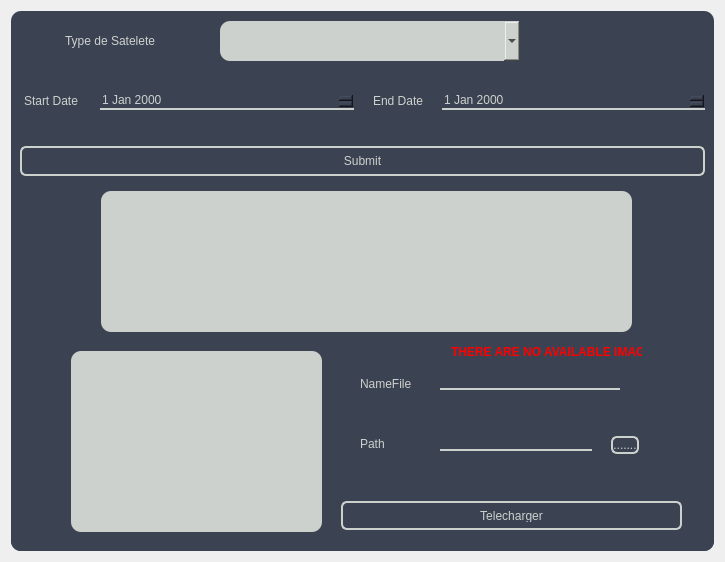
<?xml version="1.0" encoding="UTF-8"?>
<ui version="4.0">
 <class>ImageDownloadDialogBase</class>
 <widget class="QDialog" name="ImageDownloadDialogBase">
  <property name="geometry">
   <rect>
    <x>0</x>
    <y>0</y>
    <width>725</width>
    <height>562</height>
   </rect>
  </property>
  <property name="maximumSize">
   <size>
    <width>1000</width>
    <height>700</height>
   </size>
  </property>
  <property name="windowTitle">
   <string>ImageDownload</string>
  </property>
  <layout class="QVBoxLayout" name="verticalLayout">
   <item>
    <widget class="QFrame" name="frame">
     <property name="styleSheet">
      <string notr="true">background:rgb(59,66,82);
border-radius:10px;</string>
     </property>
     <property name="frameShape">
      <enum>QFrame::StyledPanel</enum>
     </property>
     <property name="frameShadow">
      <enum>QFrame::Raised</enum>
     </property>
     <layout class="QVBoxLayout" name="verticalLayout_2">
      <property name="spacing">
       <number>0</number>
      </property>
      <property name="leftMargin">
       <number>0</number>
      </property>
      <property name="topMargin">
       <number>0</number>
      </property>
      <property name="rightMargin">
       <number>0</number>
      </property>
      <property name="bottomMargin">
       <number>0</number>
      </property>
      <item>
       <widget class="QFrame" name="frame_2">
        <property name="maximumSize">
         <size>
          <width>16777215</width>
          <height>60</height>
         </size>
        </property>
        <property name="styleSheet">
         <string notr="true">background:none;</string>
        </property>
        <property name="frameShape">
         <enum>QFrame::StyledPanel</enum>
        </property>
        <property name="frameShadow">
         <enum>QFrame::Raised</enum>
        </property>
        <layout class="QHBoxLayout" name="horizontalLayout">
         <property name="spacing">
          <number>0</number>
         </property>
         <property name="leftMargin">
          <number>0</number>
         </property>
         <property name="topMargin">
          <number>0</number>
         </property>
         <property name="rightMargin">
          <number>0</number>
         </property>
         <property name="bottomMargin">
          <number>0</number>
         </property>
         <item>
          <widget class="QFrame" name="frame_13">
           <property name="frameShape">
            <enum>QFrame::StyledPanel</enum>
           </property>
           <property name="frameShadow">
            <enum>QFrame::Raised</enum>
           </property>
           <layout class="QHBoxLayout" name="horizontalLayout_5">
            <property name="spacing">
             <number>0</number>
            </property>
            <property name="leftMargin">
             <number>0</number>
            </property>
            <property name="topMargin">
             <number>0</number>
            </property>
            <property name="rightMargin">
             <number>0</number>
            </property>
            <property name="bottomMargin">
             <number>0</number>
            </property>
            <item>
             <widget class="QFrame" name="frame_14">
              <property name="maximumSize">
               <size>
                <width>200</width>
                <height>16777215</height>
               </size>
              </property>
              <property name="frameShape">
               <enum>QFrame::StyledPanel</enum>
              </property>
              <property name="frameShadow">
               <enum>QFrame::Raised</enum>
              </property>
              <layout class="QVBoxLayout" name="verticalLayout_8">
               <item alignment="Qt::AlignHCenter">
                <widget class="QLabel" name="label_3">
                 <property name="styleSheet">
                  <string notr="true">font: 63 10pt &quot;Segoe UI Semibold&quot;;
color: rgb(205, 209, 205);</string>
                 </property>
                 <property name="text">
                  <string>Type de Satelete</string>
                 </property>
                </widget>
               </item>
              </layout>
             </widget>
            </item>
            <item>
             <widget class="QFrame" name="frame_15">
              <property name="frameShape">
               <enum>QFrame::StyledPanel</enum>
              </property>
              <property name="frameShadow">
               <enum>QFrame::Raised</enum>
              </property>
              <layout class="QVBoxLayout" name="verticalLayout_9">
               <item>
                <widget class="QComboBox" name="comboBox">
                 <property name="maximumSize">
                  <size>
                   <width>300</width>
                   <height>40</height>
                  </size>
                 </property>
                 <property name="styleSheet">
                  <string notr="true">background-color: rgb(205, 209, 205);</string>
                 </property>
                </widget>
               </item>
              </layout>
             </widget>
            </item>
           </layout>
          </widget>
         </item>
        </layout>
       </widget>
      </item>
      <item>
       <widget class="QFrame" name="frame_4">
        <property name="maximumSize">
         <size>
          <width>16777215</width>
          <height>60</height>
         </size>
        </property>
        <property name="styleSheet">
         <string notr="true">background:none;</string>
        </property>
        <property name="frameShape">
         <enum>QFrame::StyledPanel</enum>
        </property>
        <property name="frameShadow">
         <enum>QFrame::Raised</enum>
        </property>
        <layout class="QHBoxLayout" name="horizontalLayout_2">
         <property name="spacing">
          <number>0</number>
         </property>
         <property name="leftMargin">
          <number>0</number>
         </property>
         <property name="topMargin">
          <number>0</number>
         </property>
         <property name="rightMargin">
          <number>0</number>
         </property>
         <property name="bottomMargin">
          <number>0</number>
         </property>
         <item>
          <widget class="QFrame" name="frame_7">
           <property name="frameShape">
            <enum>QFrame::StyledPanel</enum>
           </property>
           <property name="frameShadow">
            <enum>QFrame::Raised</enum>
           </property>
           <layout class="QHBoxLayout" name="horizontalLayout_3">
            <property name="spacing">
             <number>0</number>
            </property>
            <property name="leftMargin">
             <number>0</number>
            </property>
            <property name="topMargin">
             <number>0</number>
            </property>
            <property name="rightMargin">
             <number>0</number>
            </property>
            <property name="bottomMargin">
             <number>0</number>
            </property>
            <item>
             <widget class="QFrame" name="frame_10">
              <property name="maximumSize">
               <size>
                <width>80</width>
                <height>16777215</height>
               </size>
              </property>
              <property name="frameShape">
               <enum>QFrame::StyledPanel</enum>
              </property>
              <property name="frameShadow">
               <enum>QFrame::Raised</enum>
              </property>
              <layout class="QVBoxLayout" name="verticalLayout_4">
               <property name="spacing">
                <number>0</number>
               </property>
               <property name="leftMargin">
                <number>0</number>
               </property>
               <property name="topMargin">
                <number>0</number>
               </property>
               <property name="rightMargin">
                <number>0</number>
               </property>
               <property name="bottomMargin">
                <number>0</number>
               </property>
               <item alignment="Qt::AlignHCenter">
                <widget class="QLabel" name="label">
                 <property name="styleSheet">
                  <string notr="true">font: 63 10pt &quot;Segoe UI Semibold&quot;;
color: rgb(205, 209, 205);</string>
                 </property>
                 <property name="text">
                  <string>Start Date</string>
                 </property>
                </widget>
               </item>
              </layout>
             </widget>
            </item>
            <item>
             <widget class="QFrame" name="frame_9">
              <property name="frameShape">
               <enum>QFrame::StyledPanel</enum>
              </property>
              <property name="frameShadow">
               <enum>QFrame::Raised</enum>
              </property>
              <layout class="QVBoxLayout" name="verticalLayout_6">
               <item>
                <widget class="QDateEdit" name="start_Date_Edit">
                 <property name="styleSheet">
                  <string notr="true">QDateEdit{
background-color: rgb(59, 66, 82);
border:none;
border-bottom:2px solid  rgb(205, 209, 205);
color: rgb(205, 209, 205);
font: 63 10pt &quot;Segoe UI Semibold&quot;;
border-radius:0px;
}
QLineEdit::hover{
background-color: rgb(59, 66, 82);
border:none;
border-bottom:2px solid white;
font: 63 10pt &quot;Segoe UI Semibold&quot;;
border-radius:0px;
}</string>
                 </property>
                </widget>
               </item>
              </layout>
             </widget>
            </item>
           </layout>
          </widget>
         </item>
         <item>
          <widget class="QFrame" name="frame_8">
           <property name="frameShape">
            <enum>QFrame::StyledPanel</enum>
           </property>
           <property name="frameShadow">
            <enum>QFrame::Raised</enum>
           </property>
           <layout class="QHBoxLayout" name="horizontalLayout_4">
            <property name="spacing">
             <number>0</number>
            </property>
            <property name="leftMargin">
             <number>0</number>
            </property>
            <property name="topMargin">
             <number>0</number>
            </property>
            <property name="rightMargin">
             <number>0</number>
            </property>
            <property name="bottomMargin">
             <number>0</number>
            </property>
            <item>
             <widget class="QFrame" name="frame_11">
              <property name="maximumSize">
               <size>
                <width>70</width>
                <height>16777215</height>
               </size>
              </property>
              <property name="frameShape">
               <enum>QFrame::StyledPanel</enum>
              </property>
              <property name="frameShadow">
               <enum>QFrame::Raised</enum>
              </property>
              <layout class="QVBoxLayout" name="verticalLayout_5">
               <property name="spacing">
                <number>0</number>
               </property>
               <property name="leftMargin">
                <number>0</number>
               </property>
               <property name="topMargin">
                <number>0</number>
               </property>
               <property name="rightMargin">
                <number>0</number>
               </property>
               <property name="bottomMargin">
                <number>0</number>
               </property>
               <item alignment="Qt::AlignHCenter">
                <widget class="QLabel" name="label_2">
                 <property name="styleSheet">
                  <string notr="true">font: 63 10pt &quot;Segoe UI Semibold&quot;;
color: rgb(205, 209, 205);</string>
                 </property>
                 <property name="text">
                  <string>End Date</string>
                 </property>
                </widget>
               </item>
              </layout>
             </widget>
            </item>
            <item>
             <widget class="QFrame" name="frame_12">
              <property name="frameShape">
               <enum>QFrame::StyledPanel</enum>
              </property>
              <property name="frameShadow">
               <enum>QFrame::Raised</enum>
              </property>
              <layout class="QVBoxLayout" name="verticalLayout_7">
               <item>
                <widget class="QDateEdit" name="end_Date_Edit">
                 <property name="styleSheet">
                  <string notr="true">QDateEdit{
background-color: rgb(59, 66, 82);
border:none;
border-bottom:2px solid  rgb(205, 209, 205);
color: rgb(205, 209, 205);
font: 63 10pt &quot;Segoe UI Semibold&quot;;
border-radius:0px;
}
QLineEdit::hover{
background-color: rgb(59, 66, 82);
border:none;
border-bottom:2px solid white;
font: 63 10pt &quot;Segoe UI Semibold&quot;;
border-radius:0px;
}</string>
                 </property>
                </widget>
               </item>
              </layout>
             </widget>
            </item>
           </layout>
          </widget>
         </item>
        </layout>
       </widget>
      </item>
      <item>
       <widget class="QFrame" name="frame_3">
        <property name="frameShape">
         <enum>QFrame::StyledPanel</enum>
        </property>
        <property name="frameShadow">
         <enum>QFrame::Raised</enum>
        </property>
        <layout class="QVBoxLayout" name="verticalLayout_3">
         <property name="spacing">
          <number>0</number>
         </property>
         <property name="leftMargin">
          <number>0</number>
         </property>
         <property name="topMargin">
          <number>0</number>
         </property>
         <property name="rightMargin">
          <number>0</number>
         </property>
         <property name="bottomMargin">
          <number>0</number>
         </property>
         <item>
          <widget class="QFrame" name="frame_5">
           <property name="frameShape">
            <enum>QFrame::NoFrame</enum>
           </property>
           <property name="frameShadow">
            <enum>QFrame::Raised</enum>
           </property>
           <layout class="QVBoxLayout" name="verticalLayout_10">
            <property name="spacing">
             <number>0</number>
            </property>
            <property name="leftMargin">
             <number>0</number>
            </property>
            <property name="topMargin">
             <number>0</number>
            </property>
            <property name="rightMargin">
             <number>0</number>
            </property>
            <property name="bottomMargin">
             <number>0</number>
            </property>
            <item>
             <widget class="QFrame" name="frame_16">
              <property name="maximumSize">
               <size>
                <width>16777215</width>
                <height>60</height>
               </size>
              </property>
              <property name="frameShape">
               <enum>QFrame::NoFrame</enum>
              </property>
              <property name="frameShadow">
               <enum>QFrame::Raised</enum>
              </property>
              <layout class="QHBoxLayout" name="horizontalLayout_6">
               <item>
                <widget class="QPushButton" name="search_Button">
                 <property name="styleSheet">
                  <string notr="true">QPushButton{
border:none;
border:2px solid rgb(205, 209, 205);;
color:rgb(205, 209, 205);;
border-radius:6px;
padding:6px;
}

QPushButton::hover{
border:none;
border:2px solid rgb(255, 255, 255);
color:white;
border-radius:6px;
padding:6px;
}</string>
                 </property>
                 <property name="text">
                  <string>Submit</string>
                 </property>
                </widget>
               </item>
              </layout>
             </widget>
            </item>
            <item>
             <widget class="QFrame" name="frame_17">
              <property name="styleSheet">
               <string notr="true">background:none;</string>
              </property>
              <property name="frameShape">
               <enum>QFrame::NoFrame</enum>
              </property>
              <property name="frameShadow">
               <enum>QFrame::Raised</enum>
              </property>
              <widget class="QListView" name="listView">
               <property name="geometry">
                <rect>
                 <x>90</x>
                 <y>0</y>
                 <width>531</width>
                 <height>141</height>
                </rect>
               </property>
               <property name="styleSheet">
                <string notr="true">background-color: rgb(205, 209, 205);</string>
               </property>
              </widget>
             </widget>
            </item>
           </layout>
          </widget>
         </item>
         <item>
          <widget class="QFrame" name="frame_6">
           <property name="styleSheet">
            <string notr="true">background:none;</string>
           </property>
           <property name="frameShape">
            <enum>QFrame::StyledPanel</enum>
           </property>
           <property name="frameShadow">
            <enum>QFrame::Raised</enum>
           </property>
           <widget class="QLabel" name="label_image">
            <property name="geometry">
             <rect>
              <x>60</x>
              <y>10</y>
              <width>251</width>
              <height>181</height>
             </rect>
            </property>
            <property name="styleSheet">
             <string notr="true">background-color: rgb(205, 209, 205);</string>
            </property>
            <property name="text">
             <string/>
            </property>
           </widget>
           <widget class="QFrame" name="frame_31">
            <property name="geometry">
             <rect>
              <x>600</x>
              <y>80</y>
              <width>28</width>
              <height>46</height>
             </rect>
            </property>
            <property name="frameShape">
             <enum>QFrame::StyledPanel</enum>
            </property>
            <property name="frameShadow">
             <enum>QFrame::Raised</enum>
            </property>
            <layout class="QVBoxLayout" name="verticalLayout_21">
             <property name="spacing">
              <number>0</number>
             </property>
             <property name="leftMargin">
              <number>0</number>
             </property>
             <property name="topMargin">
              <number>3</number>
             </property>
             <property name="rightMargin">
              <number>0</number>
             </property>
             <property name="bottomMargin">
              <number>0</number>
             </property>
             <item>
              <widget class="QPushButton" name="path_btn">
               <property name="styleSheet">
                <string notr="true">QPushButton{
font: 63 10pt &quot;Segoe UI Semibold&quot;;
color: rgb(205, 209, 205);
border:none;
border:2px solid rgb(205, 209, 205);
border-radius:6px;
}

QPushButton::hover{
font: 63 10pt &quot;Segoe UI Semibold&quot;;
color: white;
border:none;
border:2px solid white;
border-radius:6px;
}</string>
               </property>
               <property name="text">
                <string>.......</string>
               </property>
              </widget>
             </item>
            </layout>
           </widget>
           <widget class="QFrame" name="frame_33">
            <property name="geometry">
             <rect>
              <x>340</x>
              <y>20</y>
              <width>80</width>
              <height>45</height>
             </rect>
            </property>
            <property name="maximumSize">
             <size>
              <width>80</width>
              <height>16777215</height>
             </size>
            </property>
            <property name="frameShape">
             <enum>QFrame::StyledPanel</enum>
            </property>
            <property name="frameShadow">
             <enum>QFrame::Raised</enum>
            </property>
            <layout class="QVBoxLayout" name="verticalLayout_16">
             <item alignment="Qt::AlignHCenter">
              <widget class="QLabel" name="label_6">
               <property name="minimumSize">
                <size>
                 <width>80</width>
                 <height>0</height>
                </size>
               </property>
               <property name="styleSheet">
                <string notr="true">font: 63 10pt &quot;Segoe UI Semibold&quot;;
color: rgb(205, 209, 205);</string>
               </property>
               <property name="text">
                <string>NameFile</string>
               </property>
              </widget>
             </item>
            </layout>
           </widget>
           <widget class="QFrame" name="frame_30">
            <property name="geometry">
             <rect>
              <x>340</x>
              <y>80</y>
              <width>80</width>
              <height>46</height>
             </rect>
            </property>
            <property name="maximumSize">
             <size>
              <width>80</width>
              <height>16777215</height>
             </size>
            </property>
            <property name="frameShape">
             <enum>QFrame::StyledPanel</enum>
            </property>
            <property name="frameShadow">
             <enum>QFrame::Raised</enum>
            </property>
            <layout class="QVBoxLayout" name="verticalLayout_14">
             <item alignment="Qt::AlignHCenter">
              <widget class="QLabel" name="label_4">
               <property name="minimumSize">
                <size>
                 <width>80</width>
                 <height>0</height>
                </size>
               </property>
               <property name="styleSheet">
                <string notr="true">font: 63 10pt &quot;Segoe UI Semibold&quot;;
color: rgb(205, 209, 205);</string>
               </property>
               <property name="text">
                <string>Path</string>
               </property>
              </widget>
             </item>
            </layout>
           </widget>
           <widget class="QFrame" name="frame_34">
            <property name="geometry">
             <rect>
              <x>420</x>
              <y>20</y>
              <width>198</width>
              <height>45</height>
             </rect>
            </property>
            <property name="frameShape">
             <enum>QFrame::StyledPanel</enum>
            </property>
            <property name="frameShadow">
             <enum>QFrame::Raised</enum>
            </property>
            <layout class="QVBoxLayout" name="verticalLayout_22">
             <property name="topMargin">
              <number>5</number>
             </property>
             <item>
              <widget class="QLineEdit" name="filename">
               <property name="styleSheet">
                <string notr="true">QLineEdit{
background-color: rgb(59, 66, 82);
border:none;
border-bottom:2px solid  rgb(205, 209, 205);
color: rgb(205, 209, 205);
font: 63 10pt &quot;Segoe UI Semibold&quot;;
border-radius:0px;
}
QLineEdit::hover{
background-color: rgb(59, 66, 82);
border:none;
border-bottom:2px solid white;
font: 63 10pt &quot;Segoe UI Semibold&quot;;
border-radius:0px;
}</string>
               </property>
              </widget>
             </item>
            </layout>
           </widget>
           <widget class="QFrame" name="frame_32">
            <property name="geometry">
             <rect>
              <x>420</x>
              <y>80</y>
              <width>170</width>
              <height>46</height>
             </rect>
            </property>
            <property name="maximumSize">
             <size>
              <width>170</width>
              <height>16777215</height>
             </size>
            </property>
            <property name="styleSheet">
             <string notr="true"/>
            </property>
            <property name="frameShape">
             <enum>QFrame::StyledPanel</enum>
            </property>
            <property name="frameShadow">
             <enum>QFrame::Raised</enum>
            </property>
            <layout class="QVBoxLayout" name="verticalLayout_19">
             <property name="topMargin">
              <number>5</number>
             </property>
             <item>
              <widget class="QLineEdit" name="path_image">
               <property name="styleSheet">
                <string notr="true">QLineEdit{
background-color: rgb(59, 66, 82);
border:none;
border-bottom:2px solid  rgb(205, 209, 205);
color: rgb(205, 209, 205);
font: 63 10pt &quot;Segoe UI Semibold&quot;;
border-radius:0px;
}
QLineEdit::hover{
background-color: rgb(59, 66, 82);
border:none;
border-bottom:2px solid white;
font: 63 10pt &quot;Segoe UI Semibold&quot;;
border-radius:0px;
}</string>
               </property>
              </widget>
             </item>
            </layout>
           </widget>
           <widget class="QPushButton" name="download_btn">
            <property name="geometry">
             <rect>
              <x>330</x>
              <y>160</y>
              <width>341</width>
              <height>29</height>
             </rect>
            </property>
            <property name="styleSheet">
             <string notr="true">QPushButton{
border:none;
border:2px solid rgb(205, 209, 205);;
color:rgb(205, 209, 205);;
border-radius:6px;
padding:6px;
}

QPushButton::hover{
border:none;
border:2px solid rgb(255, 255, 255);
color:white;
border-radius:6px;
padding:6px;
}</string>
            </property>
            <property name="text">
             <string>Telecharger</string>
            </property>
           </widget>
           <widget class="QLabel" name="label_worning">
            <property name="geometry">
             <rect>
              <x>440</x>
              <y>0</y>
              <width>191</width>
              <height>21</height>
             </rect>
            </property>
            <property name="font">
             <font>
              <weight>75</weight>
              <bold>true</bold>
             </font>
            </property>
            <property name="mouseTracking">
             <bool>false</bool>
            </property>
            <property name="styleSheet">
             <string notr="true">color:red;</string>
            </property>
            <property name="text">
             <string>THERE ARE NO AVAILABLE IMAGES</string>
            </property>
           </widget>
          </widget>
         </item>
        </layout>
       </widget>
      </item>
     </layout>
    </widget>
   </item>
  </layout>
 </widget>
 <resources/>
 <connections/>
</ui>
